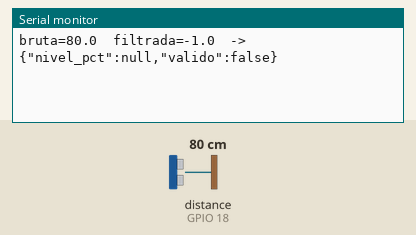
Recording of a sketch running on a simulated ESP32. Parts: the last lines printed to the serial monitor. Wiring (inferred from the names in the program): ultrasonic range finder: trigger GPIO 5; echo GPIO 18. The test bench sets the inputs (shaded band); at power-on: distance to the obstacle (sensor on GPIO 18) 80 cm. The echo pulse lasts 58.3 µs per cm.

Above: at 1.2 s.
1.3 s: distance to the obstacle (sensor on GPIO 18) set to 12 cm
At 4.2 s:
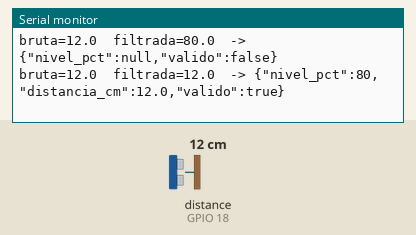
4.3 s: distance to the obstacle (sensor on GPIO 18) set to 2 cm
At 5.4 s:
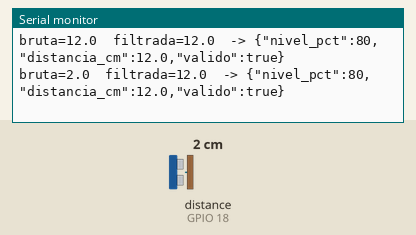
Timing chart, 0 to 7.3 s (numbered marks = the images above; inputs shaded):
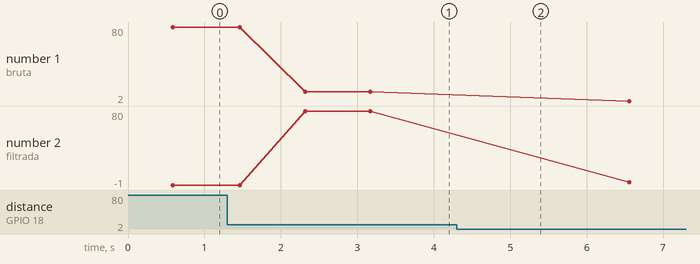

The sketch:

f2_agua.ino.ino
```cpp
const int TRIG_PIN = 5;
const int ECHO_PIN = 18;

// ===== CALIBRACAO =====
const float DIST_VAZIO_CM = 14.5;  // sensor ate o fundo da tigela seca (0%)
const float DIST_CHEIO_CM = 11.4;  // sensor ate a agua no nivel maximo (100%)
const float TOLERANCIA_CM = 2.0;
// ======================

const int JANELA = 5;              // quantas medianas guardar
float historico[JANELA];
int quantos = 0;
int proximo = 0;

float lerUmaVez() {
  digitalWrite(TRIG_PIN, LOW);
  delayMicroseconds(2);
  digitalWrite(TRIG_PIN, HIGH);
  delayMicroseconds(10);
  digitalWrite(TRIG_PIN, LOW);

  unsigned long duracao = pulseIn(ECHO_PIN, HIGH, 30000);
  if (duracao == 0) return -1;
  return duracao * 0.0343 / 2.0;
}

void ordenar(float *v, int k) {
  for (int i = 0; i < k - 1; i++)
    for (int j = i + 1; j < k; j++)
      if (v[j] < v[i]) { float t = v[i]; v[i] = v[j]; v[j] = t; }
}

float lerMediana(int n = 9) {
  float v[15];
  int k = 0;
  for (int i = 0; i < n && i < 15; i++) {
    float d = lerUmaVez();
    if (d >= 2 && d <= 400) v[k++] = d;
    delay(60);
  }
  if (k < n / 2 + 1) return -1;
  ordenar(v, k);
  return v[k / 2];
}

// Guarda a leitura e devolve a mediana das ultimas. -1 se faltar dado confiavel.
float filtrar(float nova) {
  if (nova > 0) {
    historico[proximo] = nova;
    proximo = (proximo + 1) % JANELA;
    if (quantos < JANELA) quantos++;
  }
  if (quantos < 3) return -1;

  float copia[JANELA];
  for (int i = 0; i < quantos; i++) copia[i] = historico[i];
  ordenar(copia, quantos);
  return copia[quantos / 2];
}

bool distanciaParaPct(float d, int &pct) {
  if (d < 0) return false;
  if (d < DIST_CHEIO_CM - TOLERANCIA_CM) return false;
  if (d > DIST_VAZIO_CM + TOLERANCIA_CM) return false;

  float p = (DIST_VAZIO_CM - d) / (DIST_VAZIO_CM - DIST_CHEIO_CM) * 100.0;
  if (p < 0) p = 0;
  if (p > 100) p = 100;
  pct = (int)(p + 0.5);
  return true;
}

void setup() {
  Serial.begin(115200);
  pinMode(TRIG_PIN, OUTPUT);
  pinMode(ECHO_PIN, INPUT);
}

void loop() {
  float bruta = lerMediana();
  float d = filtrar(bruta);
  int pct = 0;
  bool ok = distanciaParaPct(d, pct);

  Serial.printf("bruta=%.1f  filtrada=%.1f  ", bruta, d);
  if (ok) {
    Serial.printf("-> {\"nivel_pct\":%d,\"distancia_cm\":%.1f,\"valido\":true}\n", pct, d);
  } else {
    Serial.println("-> {\"nivel_pct\":null,\"valido\":false}");
  }
  delay(300);
}
```

Measured:
- after the input at 1.3 s, the serial monitor: prints a new line after 1.0 s (image 1)
- after the input at 4.3 s, the serial monitor: prints a new line after 0.56 s (image 2)
- plotted number 1: 80 → 12 after the input at 1.3 s, 12 → 2 after the input at 4.3 s
- plotted number 2: 80 → 2 after the input at 4.3 s
